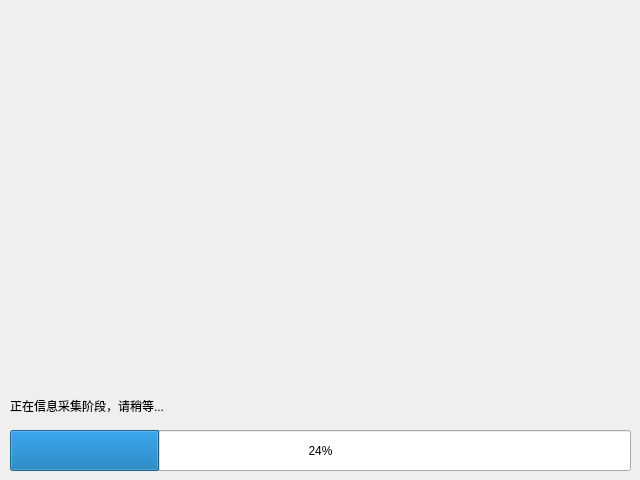
<?xml version="1.0" encoding="UTF-8"?>
<ui version="4.0">
 <class>Form</class>
 <widget class="QWidget" name="Form">
  <property name="geometry">
   <rect>
    <x>0</x>
    <y>0</y>
    <width>640</width>
    <height>480</height>
   </rect>
  </property>
  <property name="windowTitle">
   <string>Form</string>
  </property>
  <widget class="QLabel" name="label_show_camera">
   <property name="geometry">
    <rect>
     <x>10</x>
     <y>19</y>
     <width>621</width>
     <height>361</height>
    </rect>
   </property>
   <property name="text">
    <string/>
   </property>
  </widget>
  <widget class="QLabel" name="infos_label">
   <property name="geometry">
    <rect>
     <x>10</x>
     <y>380</y>
     <width>291</width>
     <height>51</height>
    </rect>
   </property>
   <property name="text">
    <string>正在信息采集阶段，请稍等...</string>
   </property>
  </widget>
  <widget class="QProgressBar" name="pbar">
   <property name="geometry">
    <rect>
     <x>10</x>
     <y>430</y>
     <width>621</width>
     <height>41</height>
    </rect>
   </property>
   <property name="value">
    <number>24</number>
   </property>
  </widget>
 </widget>
 <resources/>
 <connections/>
</ui>
